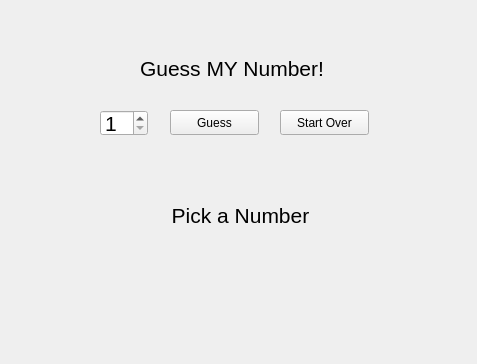
<?xml version="1.0" encoding="UTF-8"?>
<ui version="4.0">
 <class>Widget</class>
 <widget class="QWidget" name="Widget">
  <property name="geometry">
   <rect>
    <x>0</x>
    <y>0</y>
    <width>477</width>
    <height>364</height>
   </rect>
  </property>
  <property name="windowTitle">
   <string>Widget</string>
  </property>
  <widget class="QLabel" name="label">
   <property name="geometry">
    <rect>
     <x>140</x>
     <y>60</y>
     <width>221</width>
     <height>17</height>
    </rect>
   </property>
   <property name="font">
    <font>
     <pointsize>16</pointsize>
    </font>
   </property>
   <property name="text">
    <string>Guess MY Number!</string>
   </property>
  </widget>
  <widget class="QSpinBox" name="spinBox">
   <property name="geometry">
    <rect>
     <x>100</x>
     <y>110</y>
     <width>48</width>
     <height>26</height>
    </rect>
   </property>
   <property name="font">
    <font>
     <pointsize>16</pointsize>
    </font>
   </property>
   <property name="minimum">
    <number>1</number>
   </property>
   <property name="maximum">
    <number>10</number>
   </property>
  </widget>
  <widget class="QPushButton" name="guessButton">
   <property name="geometry">
    <rect>
     <x>170</x>
     <y>110</y>
     <width>89</width>
     <height>25</height>
    </rect>
   </property>
   <property name="text">
    <string>Guess</string>
   </property>
  </widget>
  <widget class="QPushButton" name="startOverButton">
   <property name="geometry">
    <rect>
     <x>280</x>
     <y>110</y>
     <width>89</width>
     <height>25</height>
    </rect>
   </property>
   <property name="text">
    <string>Start Over</string>
   </property>
  </widget>
  <widget class="QLabel" name="messageLabel">
   <property name="geometry">
    <rect>
     <x>20</x>
     <y>190</y>
     <width>441</width>
     <height>51</height>
    </rect>
   </property>
   <property name="font">
    <font>
     <pointsize>16</pointsize>
    </font>
   </property>
   <property name="text">
    <string>Pick a Number</string>
   </property>
   <property name="alignment">
    <set>Qt::AlignCenter</set>
   </property>
   <property name="wordWrap">
    <bool>true</bool>
   </property>
  </widget>
 </widget>
 <layoutdefault spacing="6" margin="11"/>
 <resources/>
 <connections/>
</ui>
